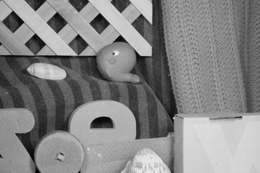
%> input picture Dorian/Mouvement/TP/RubberWhale/i0001.png, 260 x 173 px, shrunk from 584 x 388 before the run; its folder holds 4 pictures in this run
$ octave main.m   (GNU Octave 9; MATLAB toolbox functions it lacks are replaced by stand-ins)
%> lines starting %> are read from the running program, lines starting %| are printed output that depends on the picture
### Dorian/Mouvement/TP/motion_lk.m
function [u,v,H,L,I1] = motion_lk(image1,image2,n,mu,sigma)
%> called with image1 = 'RubberWhale/i0001.png', image2 = 'RubberWhale/i0002.png', n = 25, mu = 0, sigma = 1

%Parametres d'entree
%    - image1 -> adresse de la premiere image
%    - image2 -> adresse de la seconde image
%    - n -> taille du voisinage considere
%    - mu,sigma -> parametres de la gaussienne pour le poids des voisins

%Parametres de sortie
%   - (u,v) -> le flux optique
%   - (H,W) -> dimensions des images

%Recuperation des images
I1 = im2double(imread(image1));
%> I1: size 173x260 double; min 0.00784, max 0.941, mean 0.52
I2 = im2double(imread(image2));
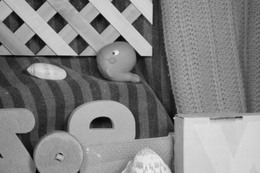
%> input picture Dorian/Mouvement/TP/RubberWhale/i0002.png, 260 x 173 px, shrunk from 584 x 388 before the run
%> I2: size 173x260 double; min 0.00784, max 0.933, mean 0.519
[H,L] = size(I1);
%> H = 173; L = 260

%Calcul des gradients
It = I2-I1;
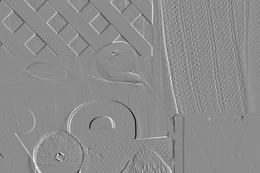
%> It: size 173x260 double; min -0.353, max 0.286, mean -0.00041; drawn with min black and max white
[Ix,Iy] = imgradientxy(I1);
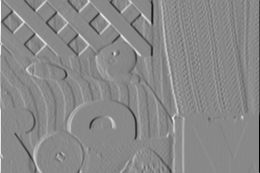
%> Ix: size 173x260 double; min -3.29, max 2.83, mean 0.00139; drawn with min black and max white
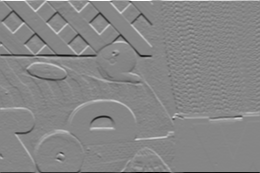
%> Iy: size 173x260 double; min -3.64, max 3.28, mean 0.00378; drawn with min black and max white

%Poids des voisins
wt = linspace(-1,1,n*n);
w = 1/(sqrt(2*pi)*sigma)*exp(-(wt-mu).^2/(2*sigma^2));
W = diag(w);
W2 = W^2; %Calcul de W^2 hors de la boucle (temps d'execution)


%Initialisation de (u,v)
u = zeros(H,L);
v = zeros(H,L);

k = n-fix(n/2)-1;%Variable pour le dimensionnement
count = 0
for i = 1+k:H-k
    for j = 1+k:L-k
        count = count + 1;

        %Vectorisation des gradients (1*n^2)
        gt = reshape(It(i-k:i+k,j-k:j+k),[],1);
        gx = reshape(Ix(i-k:i+k,j-k:j+k),[],1);
        gy = reshape(Iy(i-k:i+k,j-k:j+k),[],1);

        %Matrices A et b
        A = [gx,gy];
        b = -gt;

        %Matrice M
        M = [sum((w(:).^2).*(gx(:).^2)),sum((w(:).^2).*gx(:).*gy(:));
             sum((w(:).^2).*gx(:).*gy(:)),sum((w(:).^2).*(gy(:).^2))];

        uv = pinv(M)*A'*W2*b;
        u(i,j) = uv(1);
        v(i,j) = uv(2);
        if rem(count,1500) == 0
            count
        end
    end
end
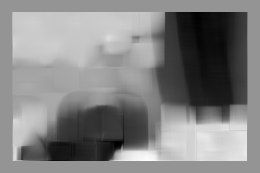
%> u: size 173x260 double; min -0.152, max 0.109, mean -0.0177; drawn with min black and max white
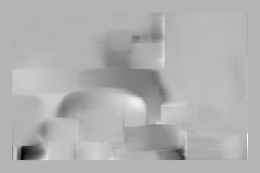
%> v: size 173x260 double; min -0.238, max 0.0985, mean -0.00459; drawn with min black and max white
%> after the loop, count = 35164

### Dorian/Mouvement/TP/main.m
clc;close all;clear variables;

%%Parametres
nbr_images = 2; %Nombre d'images a  traiter
dir = 'RubberWhale'; %Choix des images a  traiter
method = 'LK'; %Choix de l'algorithme ('HS' pour Horn et Schunk,
               %                       'LK' pour Lucas et Kanade)

%Parametres de l'algorithme de Horn et Schunk
lambda = 1;
threshold = 1e-07; %Seuil pour le critere d'arret
mean_filter = '9-voisinage'; %Choix du filtre moyenneur

%Parametres de l'algorithme de Lucas et Kanade
n = 25;      %Dimensions du voisinage (matrice n * n, n impair pour centrer le pixel courant)
mu = 0; sigma = 1; %Parametre de la gaussienne (poids des voisins)

%Parametres d'affichage
display_step = 6; %Pas d'affichage du champ de vecteurs
im2display = 2;%Choix de l'image a afficher seule (affiche le mouvement
               %entre les images i et i+1)


for i = 1:nbr_images-1
    image1_f = [dir,'/i000',int2str(i),'.png'];
    image2_f = [dir,'/i000',int2str(i+1),'.png'];

%%Estimation du flux
    switch method
        case 'HS'
            [u,v,H,W,I1,it] = motion_hs(image1_f,image2_f,lambda,mean_filter,threshold);
        case 'LK'
            [u,v,H,W,I1] = motion_lk(image1_f,image2_f,n,mu,sigma);
%> H = 173; W = 260
    end


%%Affichage
    [X,Y] = meshgrid(1:W,1:H);
    figure(1)
    subplot(2,fix(nbr_images/2),i)
    imshow(I1,[])
    hold on
    quiver(X(1:display_step:H,1:display_step:W),Y(1:display_step:H,1:display_step:W),...
        u(1:display_step:H,1:display_step:W), v(1:display_step:H,1:display_step:W),5,'linewidth',0.5)
    title(sprintf('Flux optique entre les images %d et %d',i,i+1))
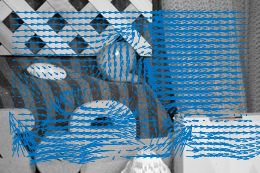
%> figure redrawn from the program's plot data; its title reads 'Flux optique entre les images 1 et 2'
     if i == im2display
        figure(10)
        imshow(I1,[])
        hold on
        quiver(X(1:display_step:H,1:display_step:W),Y(1:display_step:H,1:display_step:W),...
        u(1:display_step:H,1:display_step:W), v(1:display_step:H,1:display_step:W),5,'linewidth',0.5)
        title(sprintf('Flux optique entre les images %d et %d',i,i+1))
     end
end
